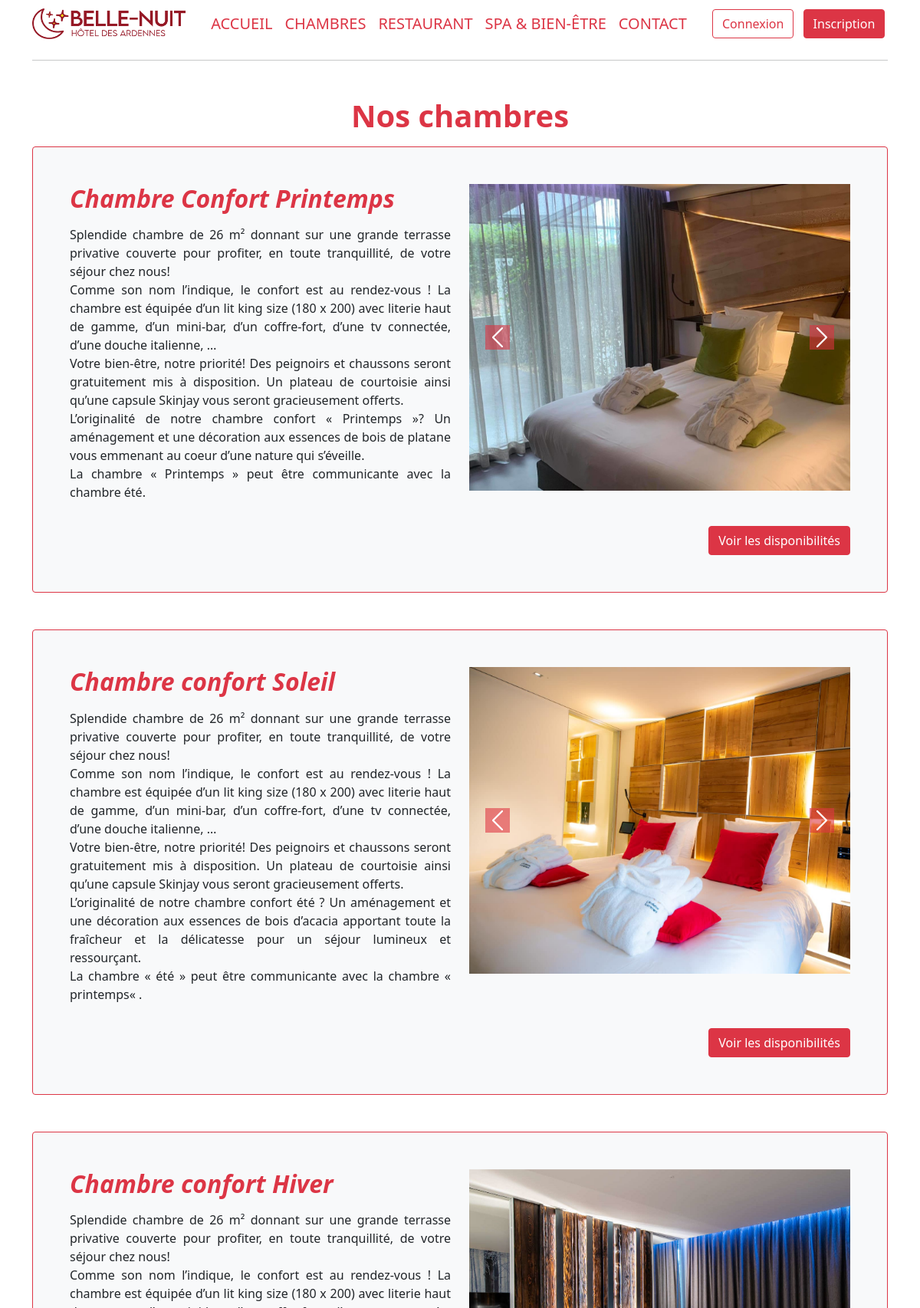
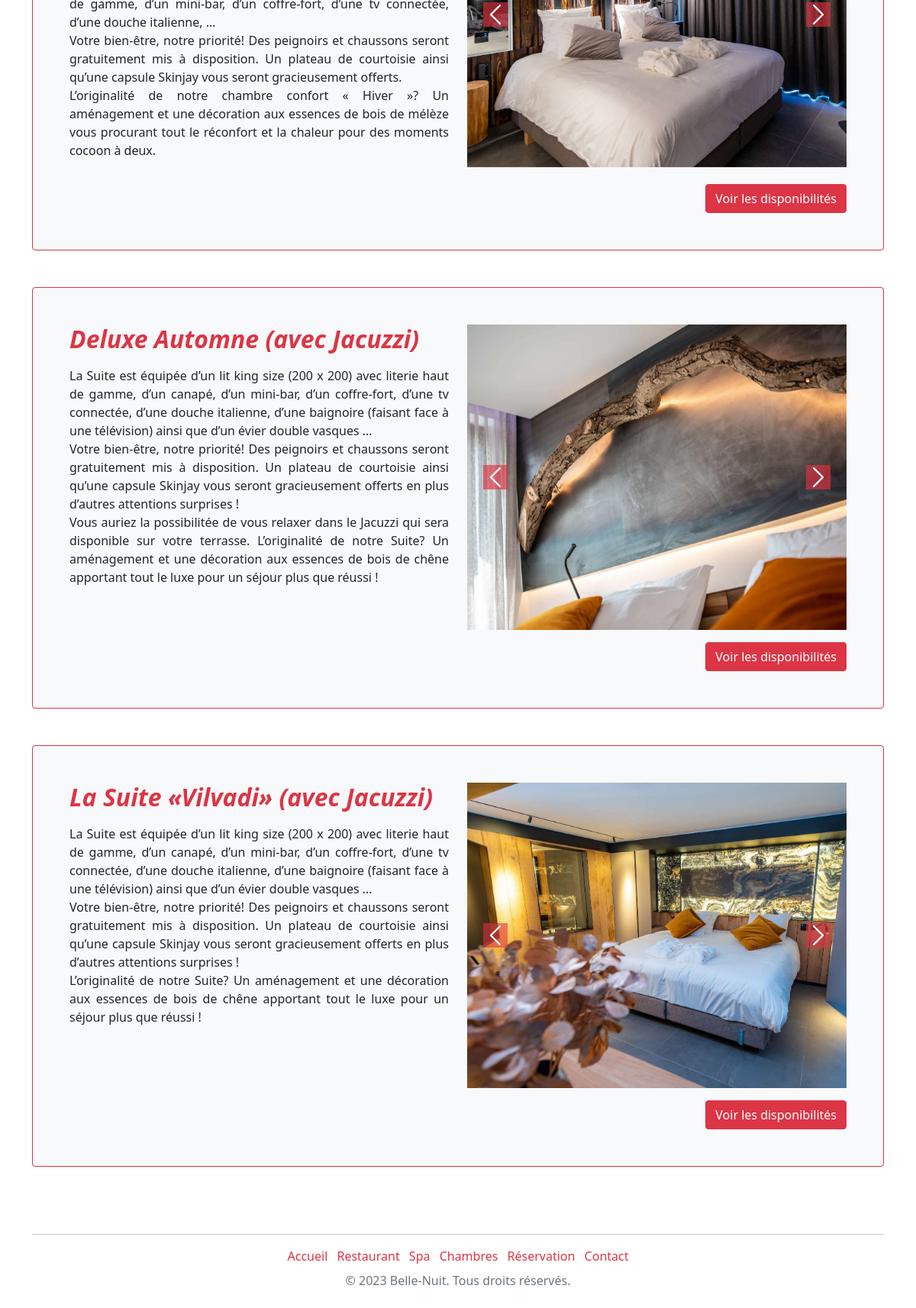
The page /bedrooms on the database its author committed (2 pictures, top to bottom).
### tables this page shows
CREATE TABLE `bedroom` (
  `bedroom_id` int(11) NOT NULL,
  `bedroom_name` varchar(40) NOT NULL,
  `bedroom_description` text NOT NULL,
  `bedroom_bed` enum('double','twin','single') NOT NULL,
  `bedroom_priceday` int(11) NOT NULL,
  `id_roomcategory` int(11) NOT NULL
);

CREATE TABLE `picture` (
  `picture_id` int(11) NOT NULL,
  `picture_name` varchar(50) NOT NULL,
  `picture_url` varchar(100) NOT NULL,
  `picture_description` text NOT NULL
);

### controllers/FrontController.php (called while the page is built, shortened)
<?php
require_once("models/FrontManager.model.php");
class FrontController{
    private $frontManager;
    public function __construct(){
        $this->frontManager = new FrontManager();
    }
    private function genererPage($data){
        extract($data);
        require_once($view);
        $page_content = ob_get_clean();
        require_once($template);
    }
    public function bedrooms(){
        $bedrooms = $this->frontManager->getAllBedrooms();
        $data_page = [
                "page_description" => "Description de nos différentes chambres",
                "page_title" => "Hôtel Belle-Nuit | Nos Chambres",
                "bedrooms" => $bedrooms,
                "view" => "views/main/front/bedrooms.view.php",
                "template" => "views/main/common/__template_front.php"
        ];
        $this->genererPage($data_page);
    }
}

### models/Model.class.php (called while the page is built, shortened)
<?php
abstract class Model{
    private static $pdo;
    private static function setBdd(){
        self::$pdo = new PDO("mysql:host=localhost;dbname=hotel;charset=utf8", "root", "");
        self::$pdo->setAttribute(PDO::ATTR_ERRMODE, PDO::ERRMODE_WARNING);
    }
    protected function getBdd(){
        return self::$pdo;
    }
}

### models/FrontManager.model.php (called while the page is built, shortened)
<?php
require_once("Model.class.php");
class FrontManager extends Model
{
    public function getAllBedrooms()
    {
        $stmt = $this->getBdd()->prepare('
        SELECT bedroom_id,bedroom_name,bedroom_description,bedroom_bed,bedroom_priceday, category_bedroom.roomcategory_name FROM bedroom
        INNER JOIN category_bedroom ON  bedroom.id_roomcategory = category_bedroom.roomcategory_id');
        $stmt->execute();
        $bedrooms = $stmt->fetchAll(PDO::FETCH_ASSOC);
        return $bedrooms;
    }
    public function getImagesBedroom($idBedroom)
    {
        $stmt = $this->getBdd()->prepare('
        SELECT p.picture_id,picture_name,picture_url,picture_description
        FROM picture p
        INNER JOIN gallery g on p.picture_id = g.id_picture
        INNER JOIN bedroom b on b.bedroom_id = g.id_bedroom
        WHERE b.bedroom_id = :idBedroom;');
        $stmt->bindValue(':idBedroom', $idBedroom);
        $stmt->execute();
        $images = $stmt->fetchAll(PDO::FETCH_ASSOC);
        return $images;
    }
}

### config/Securite.class.php (called while the page is built, shortened)
<?php
class Securite {
    public static function secureHTML($string){
        return htmlentities($string);
    }
}

### views/main/front/bedrooms.view.php (the view, shortened to what this page needs)
<h1 class='text-center my-3 text-danger fw-bolder mt-5'>Nos chambres</h1>
<?php foreach ($bedrooms as $bedroom) : ?>
    <?php $carousel = 'carousel'.$bedroom['bedroom_id']?>
    <main class="container bg-light p-5 border border-danger rounded mb-5">
        <div class="row">
            <div class="col-md-8 col-lg-6">
                <h2 class="text-danger fst-italic fw-bolder "><?= $bedroom['bedroom_name'] ?></h2>
                <p class="text-justify mt-3"><?= $bedroom['bedroom_description'] ?></p>
            </div>
            <div id="<?= $carousel ?>" class="carousel slide col-md-4 col-lg-6" data-bs-ride="carousel" data-bs-interval="3000">
                <div class="carousel-inner ">
                    <?php
                    $images = $this->frontManager->getImagesBedroom($bedroom['bedroom_id']);
                    if(!empty($images)){
                        foreach ($images as $key => $bedroomImages) {
                            $active = ($key == 0) ? 'active' : '';
                            echo '<div class="carousel-item ' . $active . '">';
                            echo '<img src="' . $bedroomImages["picture_url"] . '" class="d-block carousel-img "alt="">
                        </div>';
                            echo '<button class="carousel-control-prev" type="button" data-bs-target="#'. $carousel . '" data-bs-slide="prev">
                                    <span class="carousel-control-prev-icon svg-fill-red " style="background-color: " aria-hidden="true"></span>
                                    <span class="visually-hidden">Previous</span>
                                  </button>
                                  <button class="carousel-control-next" type="button" data-bs-target="#'. $carousel . '" data-bs-slide="next">
                                    <span class="carousel-control-next-icon svg-fill-red" aria-hidden="true"></span>
                                    <span class="visually-hidden">Next</span>
                                  </button>';
                        }
                    }
                    ?>
                </div>
            </div>
        </div>
        <div class="d-flex justify-content-end">
            <a href="accueilBooking"><button class="mt-3 btn btn-danger align-self-end">Voir les disponibilités</button></a>
        </div>
    </main>
<?php endforeach; ?>

### index.php (shortened to what this page needs)
<?php
require_once("./controllers/FrontController.php");
require_once("./config/Securite.class.php");
$frontController = new FrontController();
try {
    if (empty($_GET['page'])) {
        $page = "accueil";
    } else {
        $url = explode("/", filter_var($_GET['page'], FILTER_SANITIZE_URL));
        $page = Securite::secureHTML($url[0]);
    }
    switch ($page) {
        case "bedrooms" :
            $frontController->bedrooms();
            break;
    }
} catch (Exception $e) {
    $frontController->pageErreur($e->getMessage());
}

### views/main/common/__template_front.php (shortened to what this page needs)
<!DOCTYPE html>
<html lang="fr">
<head>
    <link rel="stylesheet" href="<?= URL ?>public/css/bootstrap.min.css">
    <link rel="stylesheet" href="<?= URL ?>public/css/main.css">
</head>
<body>
<div class="container">
    <?php require_once("views/main/common/__menu.php"); ?>
    <?= $page_content; ?>
</div>
<?php require_once("views/main/common/__footer.php"); ?>
</body>
</html>

### views/main/common/__menu.php (shortened to what this page needs)
<nav class="navbar navbar-expand-lg justify-content-around bg-white mb-3">
    <a href="accueil">
        <img class="logo-menu" src="<?= URL ?>/public/assets/images/logo.png" alt="Logo du site " >
    </a>
    <div class="collapse navbar-collapse" id="navbarCollapse">
        <ul class="navbar-nav me-auto mx-auto mb-lg-0 fs-5 text-uppercase">
            <li class="nav-item"><a href="accueil" class="nav-link px-6 text-danger">Accueil</a></li>
            <li class="nav-item"><a href="bedrooms" class="nav-link px-6 text-danger ">Chambres</a></li>
            <li class="nav-item"><a href="restaurant" class="nav-link px-6 text-danger">Restaurant</a></li>
            <li class="nav-item"><a href="spa" class="nav-link px-6 text-danger ">Spa &amp; Bien-être</a></li>
            <li class="nav-item"><a href="contact" class="nav-link px-6 text-danger ">Contact</a></li>
        </ul>
        <div class="col-md-3">
            <?php
            if(isset($_SESSION['admin']) && $_SESSION['admin'] == 1){
                echo '
                    <div class="col-3 text-end text-nowrap">
                        <a href="dashboard"><button type="button" class="btn btn-warning text-dark">' . $_SESSION["surname"] . ' ' . $_SESSION["name"] .'</button></a>
                        <a href="admin"><button type="button" class="btn btn-primary text-white"><i class="fa-solid fa-screwdriver-wrench"></i> Admin</button></a>
                        <a href="disconnect"><button type="button" class="btn btn-outline-danger me-2"><i class="fa-solid fa-xmark"></i></button></a>
                    </div>';
            }  else {
                echo '
                    <div class="col-3 text-end text-nowrap ">
                        <button type="button" class="btn btn-outline-danger me-2" data-bs-toggle="modal" data-bs-target="#staticBackdrop" >Connexion</button>
                        <a href="apply"><button type="button" class="btn btn-danger">Inscription</button></a>
                    </div>';
            }
            ?>
        </div>
    </div>
</nav>
<hr>

### views/main/common/__footer.php
<div class="container">
    <footer class="footer py-4">
        <hr class="mb-3">
        <div class="container text-center">
            <ul class="list-inline mb-0 footer-links">
                <li class="list-inline-item"><a href="accueil" class="fw-light text-danger">Accueil</a></li>
                <li class="list-inline-item"><a href="restaurant" class="fw-light text-danger">Restaurant</a></li>
                <li class="list-inline-item"><a href="spa" class="fw-light text-danger">Spa</a></li>
                <li class="list-inline-item"><a href="chambres" class="fw-light text-danger">Chambres</a></li>
                <li class="list-inline-item"><a href="reservation" class="fw-light text-danger">Réservation</a></li>
                <li class="list-inline-item"><a href="contact" class="fw-light text-danger">Contact</a></li>
            </ul>
        </div>
        <div class="container text-center mt-2">
            <span class="text-muted">© 2023 Belle-Nuit. Tous droits réservés.</span>
        </div>
    </footer>
</div>

### public/css/main.css (style rules this page uses)
.footer-links li a { text-decoration: none; }
.logo-menu { height: 40px; width: 200px; }
.carousel-img { width: 600px; height: 400px; object-fit: cover; }
.svg-fill-red { background-color: rgba(220, 53, 69, 0.27); }
.text-justify { text-align: justify; }

### rows shown on the page
bedroom: bedroom_name "Chambre Confort Printemps", bedroom_description "Splendide chambre de 26 m² donnant sur une grande terrasse privative couverte pour profiter, en toute tranquillité, de votre séjour chez nous! Comme son nom l’indique, le confort est au rendez-vous ! La chambre est équipée d’un lit king size (180 x 200) avec literie haut de gamme, d’un mini-bar, d’un coffre-fort, d’une tv connectée, d’une douche italienne, … Votre bien-être, notre priorité! Des peignoirs et chaussons seront gratuitement mis à disposition. Un plateau de courtoisie ainsi qu’une capsule Skinjay vous seront gracieusement offerts. L’originalité de notre chambre confort « Printemps »? Un aménagement et une décoration aux essences de bois de platane vous emmenant au coeur d’une…"
picture: picture_url (picture)
bedroom: bedroom_name "Chambre confort Soleil", bedroom_description "Splendide chambre de 26 m² donnant sur une grande terrasse privative couverte pour profiter, en toute tranquillité, de votre séjour chez nous! Comme son nom l’indique, le confort est au rendez-vous ! La chambre est équipée d’un lit king size (180 x 200) avec literie haut de gamme, d’un mini-bar, d’un coffre-fort, d’une tv connectée, d’une douche italienne, … Votre bien-être, notre priorité! Des peignoirs et chaussons seront gratuitement mis à disposition. Un plateau de courtoisie ainsi qu’une capsule Skinjay vous seront gracieusement offerts. L’originalité de notre chambre confort été ? Un aménagement et une décoration aux essences de bois d’acacia apportant toute la fraîcheur et la…"
picture: picture_url (picture)
bedroom: bedroom_name "Chambre confort Hiver", bedroom_description "Splendide chambre de 26 m² donnant sur une grande terrasse privative couverte pour profiter, en toute tranquillité, de votre séjour chez nous! Comme son nom l’indique, le confort est au rendez-vous ! La chambre est équipée d’un lit king size (180 x 200) avec literie haut de gamme, d’un mini-bar, d’un coffre-fort, d’une tv connectée, d’une douche italienne, … Votre bien-être, notre priorité! Des peignoirs et chaussons seront gratuitement mis à disposition. Un plateau de courtoisie ainsi qu’une capsule Skinjay vous seront gracieusement offerts. L’originalité de notre chambre confort « Hiver »? Un aménagement et une décoration aux essences de bois de mélèze vous procurant tout le réconfort et…"
picture: picture_url (picture)
bedroom: bedroom_name "Deluxe Automne (avec Jacuzzi)", bedroom_description "La Suite est équipée d’un lit king size (200 x 200) avec literie haut de gamme, d’un canapé, d’un mini-bar, d’un coffre-fort, d’une tv connectée, d’une douche italienne, d’une baignoire (faisant face à une télévision) ainsi que d’un évier double vasques … Votre bien-être, notre priorité! Des peignoirs et chaussons seront gratuitement mis à disposition. Un plateau de courtoisie ainsi qu’une capsule Skinjay vous seront gracieusement offerts en plus d’autres attentions surprises ! Vous auriez la possibilitée de vous relaxer dans le Jacuzzi qui sera disponible sur votre terrasse. L’originalité de notre Suite? Un aménagement et une décoration aux essences de bois de chêne apportant tout le luxe…"
picture: picture_url (picture)
bedroom: bedroom_name "La Suite «Vilvadi» (avec Jacuzzi)", bedroom_description "La Suite est équipée d’un lit king size (200 x 200) avec literie haut de gamme, d’un canapé, d’un mini-bar, d’un coffre-fort, d’une tv connectée, d’une douche italienne, d’une baignoire (faisant face à une télévision) ainsi que d’un évier double vasques … Votre bien-être, notre priorité! Des peignoirs et chaussons seront gratuitement mis à disposition. Un plateau de courtoisie ainsi qu’une capsule Skinjay vous seront gracieusement offerts en plus d’autres attentions surprises ! L’originalité de notre Suite? Un aménagement et une décoration aux essences de bois de chêne apportant tout le luxe pour un séjour plus que réussi !"
picture: picture_url (picture)
